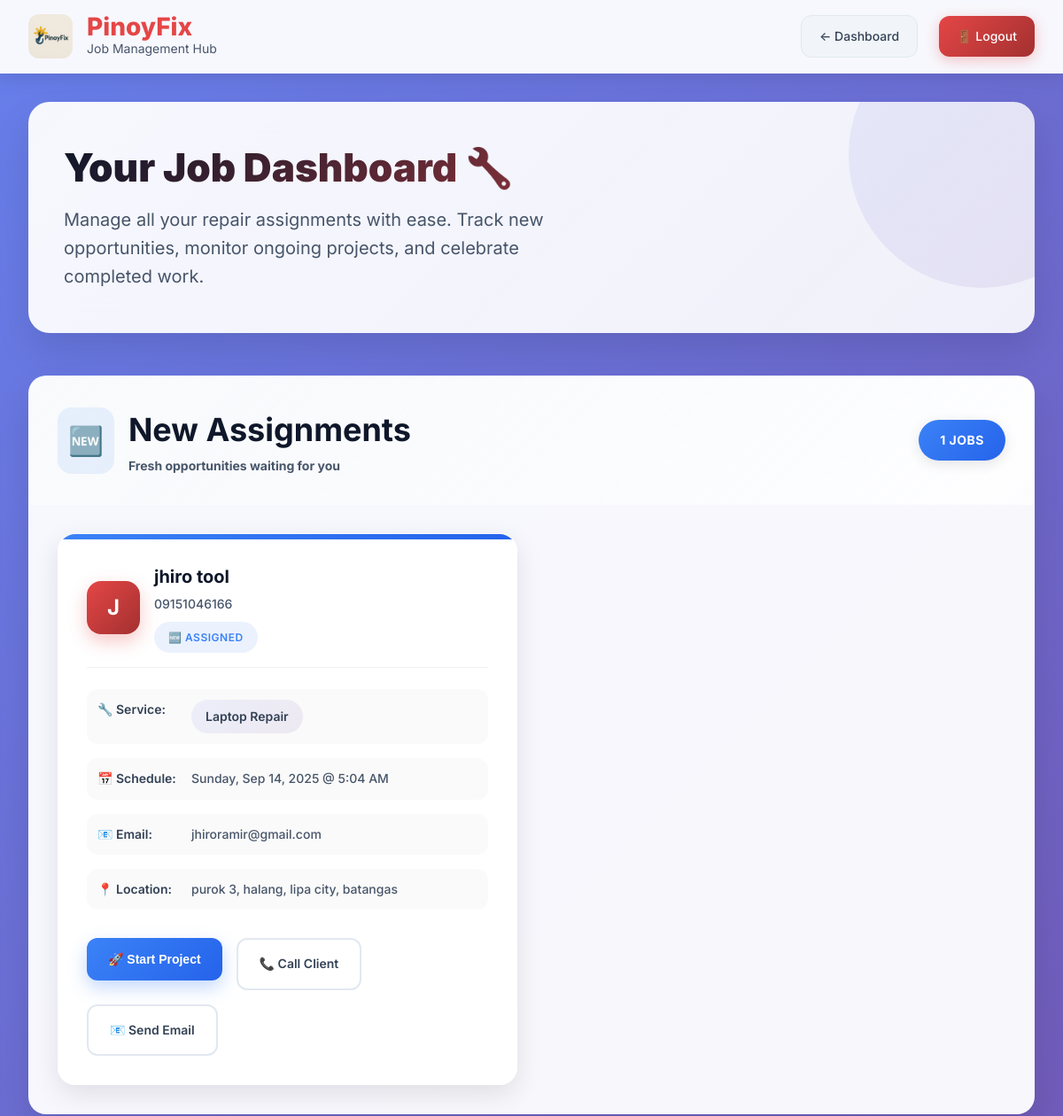
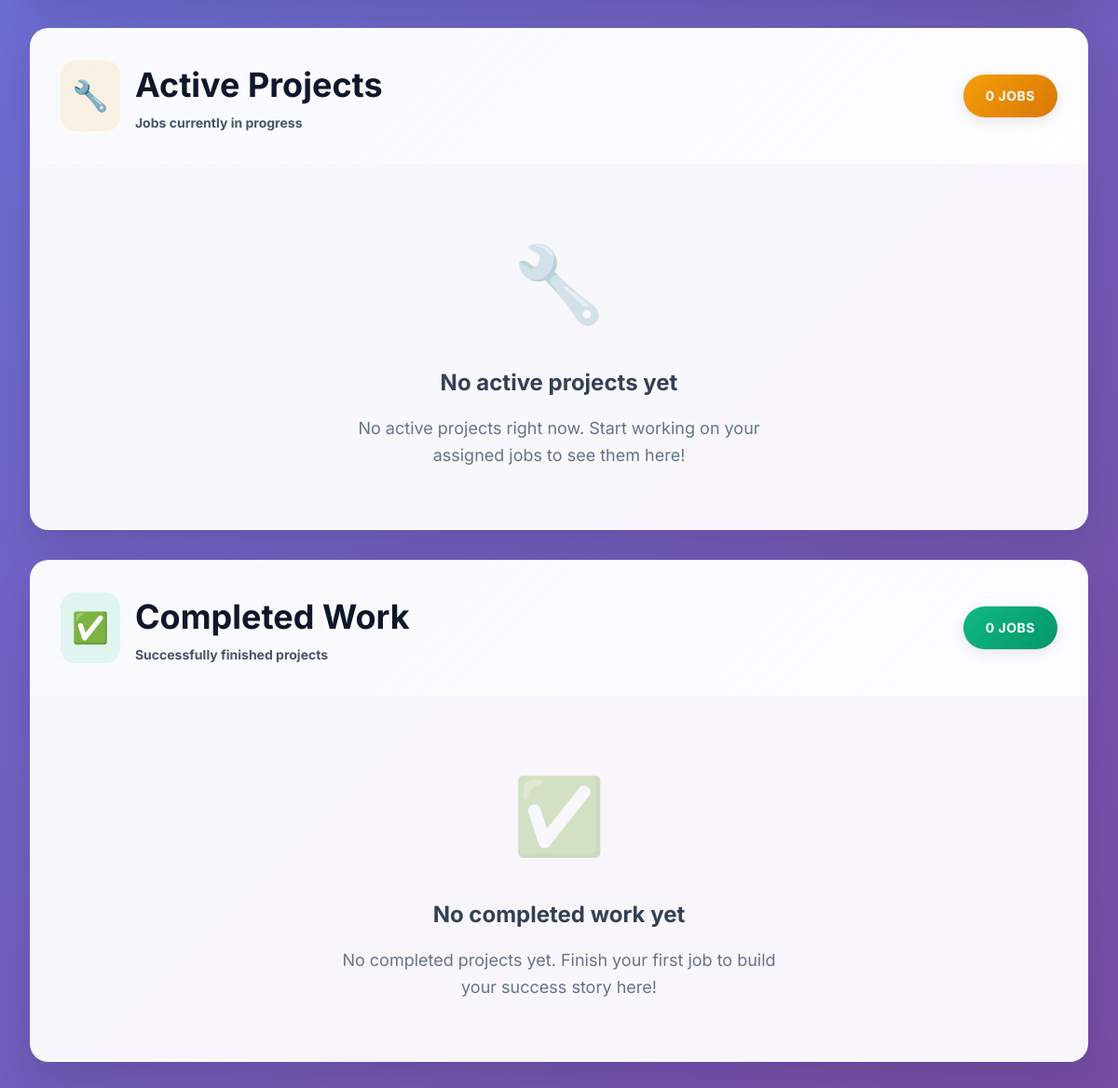
The app's page /technician/assigned_jobs.php (signed in) with its own data (2 pictures, top to bottom).
### tables this page shows
CREATE TABLE `booking` (
  `Booking_ID` int(11) NOT NULL,
  `Client_ID` int(11) DEFAULT NULL,
  `Technician_ID` int(11) DEFAULT NULL,
  `Service_Type` varchar(255) DEFAULT NULL,
  `AptDate` timestamp NOT NULL DEFAULT current_timestamp() ON UPDATE current_timestamp(),
  `Status` varchar(255) DEFAULT NULL,
  `Description` text DEFAULT NULL
);

CREATE TABLE `client` (
  `Client_ID` int(11) NOT NULL,
  `Admin_ID` int(11) DEFAULT NULL,
  `Client_FN` varchar(255) DEFAULT NULL,
  `Client_LN` varchar(255) DEFAULT NULL,
  `Client_Email` varchar(255) DEFAULT NULL,
  `Client_Pass` varchar(255) DEFAULT NULL,
  `Client_Phone` varchar(255) DEFAULT NULL,
  `Is_Subscribed` tinyint(1) NOT NULL DEFAULT 0,
  `Subscription_Expires` datetime DEFAULT NULL
);

### technician/assigned_jobs.php (the view, shortened to what this page needs)
<?php
include '../connection.php';
$user_id = $_SESSION['user_id'];
?>
<!DOCTYPE html>
<html lang="en">
<head>
    <link rel="stylesheet" href="../css/jobs.css">
</head>
<body>
    <nav class="navbar">
        <div class="navbar-container">
            <div class="navbar-content">
                <a href="../index.php" class="navbar-brand">
                    <img src="../images/pinoyfix.png" alt="PinoyFix" class="logo">
                    <div class="brand-info">
                        <h1>PinoyFix</h1>
                        <p>Job Management Hub</p>
                    </div>
                </a>
                <div class="navbar-nav">
                    <a href="technician_dashboard.php" class="nav-link back">
                        ← Dashboard
                    </a>
                    <a href="../logout.php" class="nav-link logout">
                        🚪 Logout
                    </a>
                </div>
            </div>
        </div>
    </nav>
    <main class="main-content">
        <div class="container">
            <section class="hero-banner">
                <div class="hero-content">
                    <h1 class="hero-title">Your Job Dashboard 🔧</h1>
                    <p class="hero-subtitle">
                        Manage all your repair assignments with ease. Track new opportunities,
                        monitor ongoing projects, and celebrate completed work.
                    </p>
                </div>
            </section>
            <?php
            $statuses = [
                'assigned' => [
                    'title' => 'New Assignments',
                    'icon' => '🆕',
                    'class' => 'assigned',
                    'description' => 'Fresh opportunities waiting for you'
                ],
                'in_progress' => [
                    'title' => 'Active Projects',
                    'icon' => '🔧',
                    'class' => 'progress',
                    'description' => 'Jobs currently in progress'
                ],
                'completed' => [
                    'title' => 'Completed Work',
                    'icon' => '✅',
                    'class' => 'completed',
                    'description' => 'Successfully finished projects'
                ]
            ];
            foreach ($statuses as $status => $config):
                try {
                    $jobs_query = "
                        SELECT b.*, c.Client_FN, c.Client_LN, c.Client_Phone, c.Client_Email,
                               a.Street, a.Barangay, a.City, a.Province
                        FROM booking b
                        LEFT JOIN client c ON b.Client_ID = c.Client_ID
                        LEFT JOIN client_address ca ON c.Client_ID = ca.Client_ID
                        LEFT JOIN address a ON ca.Address_ID = a.Address_ID
                        WHERE b.Technician_ID = ? AND b.Status = ?
                        ORDER BY b.AptDate ASC
                    ";
                    $jobs_stmt = $conn->prepare($jobs_query);
                    $jobs_stmt->bind_param("is", $user_id, $status);
                    $jobs_stmt->execute();
                    $jobs_result = $jobs_stmt->get_result();
                    $job_count = $jobs_result->num_rows;
            ?>
                    <section class="jobs-section">
                        <div class="section-header">
                            <div class="section-title">
                                <div class="section-icon <?php echo $config['class']; ?>">
                                    <?php echo $config['icon']; ?>
                                </div>
                                <div>
                                    <h2><?php echo $config['title']; ?></h2>
                                    <p style="font-size: 0.875rem; color: var(--gray-600); margin: 0;">
                                        <?php echo $config['description']; ?>
                                    </p>
                                </div>
                            </div>
                            <div class="status-badge <?php echo $config['class']; ?>">
                                <?php echo $job_count; ?> Jobs
                            </div>
                        </div>
                        <?php if ($job_count > 0): ?>
                            <div class="jobs-grid">
                                <?php while ($job = $jobs_result->fetch_assoc()): ?>
                                    <div class="job-card <?php echo $config['class']; ?>">
                                        <div class="job-header">
                                            <div class="client-avatar">
                                                <span><?php echo strtoupper(substr($job['Client_FN'], 0, 1)); ?></span>
                                            </div>
                                            <div class="client-details">
                                                <h3><?php echo htmlspecialchars($job['Client_FN'] . ' ' . $job['Client_LN']); ?></h3>
                                                <p class="client-phone"><?php echo htmlspecialchars($job['Client_Phone']); ?></p>
                                                <div class="job-status-tag <?php echo $status; ?>">
                                                    <?php
                                                    $status_icons = [
                                                        'assigned' => '🆕',
                                                        'in_progress' => '⚡',
                                                        'completed' => '✅'
                                                    ];
                                                    echo $status_icons[$status] . ' ' . ucfirst(str_replace('_', ' ', $status));
                                                    ?>
                                                </div>
                                            </div>
                                        </div>
                                        <div class="job-info">
                                            <div class="info-row">
                                                <span class="info-label">🔧 Service:</span>
                                                <div class="service-type"><?php echo htmlspecialchars($job['Service_Type']); ?></div>
                                            </div>
                                            <div class="info-row">
                                                <span class="info-label">📅 Schedule:</span>
                                                <span class="info-value"><?php echo date('l, M j, Y @ g:i A', strtotime($job['AptDate'])); ?></span>
                                            </div>
                                            <div class="info-row">
                                                <span class="info-label">📧 Email:</span>
                                                <span class="info-value"><?php echo htmlspecialchars($job['Client_Email']); ?></span>
                                            </div>
                                            <div class="info-row">
                                                <span class="info-label">📍 Location:</span>
                                                <span class="info-value">
                                                    <?php
                                                    $address_parts = array_filter([
                                                        $job['Street'],
                                                        $job['Barangay'],
                                                        $job['City'],
                                                        $job['Province']
                                                    ]);
                                                    echo htmlspecialchars(implode(', ', $address_parts) ?: 'Address not provided');
                                                    ?>
                                                </span>
                                            </div>
                                        </div>
                                        <div class="job-actions">
                                            <?php if ($status === 'assigned'): ?>
                                                <form method="POST" style="display: inline;">
                                                    <button type="submit" name="update_status" class="btn btn-primary">
                                                        🚀 Start Project
                                                    </button>
                                                </form>
                                            <?php endif; ?>
                                            <a href="tel:<?php echo $job['Client_Phone']; ?>" class="btn btn-secondary">
                                                📞 Call Client
                                            </a>
                                            <a href="mailto:<?php echo $job['Client_Email']; ?>" class="btn btn-secondary">
                                                📧 Send Email
                                            </a>
                                        </div>
                                    </div>
                                <?php endwhile; ?>
                            </div>
                        <?php else: ?>
                            <div class="empty-state">
                                <div class="empty-icon"><?php echo $config['icon']; ?></div>
                                <h3>No <?php echo strtolower($config['title']); ?> yet</h3>
                                <p>
                                    <?php
                                    switch($status) {
                                        case 'in_progress':
                                            echo 'No active projects right now. Start working on your assigned jobs to see them here!';
                                            break;
                                        case 'completed':
                                            echo 'No completed projects yet. Finish your first job to build your success story here!';
                                            break;
                                    }
                                    ?>
                                </p>
                            </div>
                        <?php endif; ?>
                    </section>
            <?php
                } catch (Exception $e) {
                    echo "<div class='alert alert-error'>⚠️ Error loading jobs: " . htmlspecialchars($e->getMessage()) . "</div>";
                }
            endforeach;
            ?>
        </div>
    </main>
</body>
</html>

### records on screen
booking: Client_ID.Client_FN "J", Client_ID.Client_LN "jhiro tool", Client_ID.Client_Phone "09151046166", status "🆕", status "ASSIGNED", Service_Type "Laptop Repair", AptDate "Sunday, Sep 14, 2025 @ 5:04 AM", Client_ID.Client_Email "jhiroramir@gmail.com", address_parts "purok 3, halang, lipa city, batangas"

### other values on screen
$config['icon'] "🆕"
$config['title'] "New Assignments"
$config['description'] "Fresh opportunities waiting for you"
$job_count "1"
$config['icon'] "🔧"
$config['title'] "Active Projects"
$config['description'] "Jobs currently in progress"
$job_count "0"
$config['title'] "active projects"
$config['icon'] "✅"
$config['title'] "Completed Work"
$config['description'] "Successfully finished projects"
$config['title'] "completed work"
